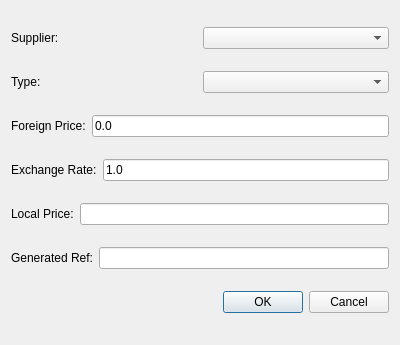
<?xml version="1.0" encoding="UTF-8"?>
<ui version="4.0">
 <class>StockActionDialog</class>
 <widget class="QDialog" name="StockActionDialog">
  <property name="geometry">
   <rect>
    <x>0</x>
    <y>0</y>
    <width>400</width>
    <height>345</height>
   </rect>
  </property>
  <property name="windowTitle">
   <string>Add Stock</string>
  </property>
  <layout class="QVBoxLayout" name="verticalLayout">
   <item>
    <layout class="QHBoxLayout" name="horizontalLayout">
     <item>
      <widget class="QLabel" name="label">
       <property name="text">
        <string>Supplier:</string>
       </property>
      </widget>
     </item>
     <item>
      <widget class="QComboBox" name="comboSupplier">
       <property name="editable">
        <bool>false</bool>
       </property>
       <property name="insertPolicy">
        <enum>QComboBox::InsertAlphabetically</enum>
       </property>
      </widget>
     </item>
    </layout>
   </item>
   <item>
    <layout class="QHBoxLayout" name="horizontalLayout_2">
     <item>
      <widget class="QLabel" name="label_2">
       <property name="text">
        <string>Type:</string>
       </property>
      </widget>
     </item>
     <item>
      <widget class="QComboBox" name="comboType"/>
     </item>
    </layout>
   </item>
   <item>
    <layout class="QHBoxLayout" name="horizontalLayout_3">
     <item>
      <widget class="QLabel" name="label_3">
       <property name="text">
        <string>Foreign Price:</string>
       </property>
      </widget>
     </item>
     <item>
      <widget class="QLineEdit" name="txtForeignPrice">
       <property name="text">
        <string>0.0</string>
       </property>
      </widget>
     </item>
    </layout>
   </item>
   <item>
    <layout class="QHBoxLayout" name="horizontalLayout_4">
     <item>
      <widget class="QLabel" name="label_4">
       <property name="text">
        <string>Exchange Rate:</string>
       </property>
      </widget>
     </item>
     <item>
      <widget class="QLineEdit" name="txtExchangeRate">
       <property name="text">
        <string>1.0</string>
       </property>
      </widget>
     </item>
    </layout>
   </item>
   <item>
    <layout class="QHBoxLayout" name="horizontalLayout_7">
     <item>
      <widget class="QLabel" name="label_7">
       <property name="text">
        <string>Local Price:</string>
       </property>
      </widget>
     </item>
     <item>
      <widget class="QLineEdit" name="txtLocalPrice">
       <property name="readOnly">
        <bool>true</bool>
       </property>
      </widget>
     </item>
    </layout>
   </item>
   <item>
    <layout class="QHBoxLayout" name="horizontalLayout_6">
     <item>
      <widget class="QLabel" name="label_6">
       <property name="text">
        <string>Generated Ref:</string>
       </property>
      </widget>
     </item>
     <item>
      <widget class="QLineEdit" name="txtGenRef">
       <property name="readOnly">
        <bool>true</bool>
       </property>
      </widget>
     </item>
    </layout>
   </item>
   <item>
    <widget class="QDialogButtonBox" name="buttonBox">
     <property name="orientation">
      <enum>Qt::Horizontal</enum>
     </property>
     <property name="standardButtons">
      <set>QDialogButtonBox::Cancel|QDialogButtonBox::Ok</set>
     </property>
    </widget>
   </item>
  </layout>
 </widget>
 <resources/>
 <connections>
  <connection>
   <sender>buttonBox</sender>
   <signal>accepted()</signal>
   <receiver>StockActionDialog</receiver>
   <slot>accept()</slot>
   <hints>
    <hint type="sourcelabel">
     <x>248</x>
     <y>254</y>
    </hint>
    <hint type="destinationlabel">
     <x>157</x>
     <y>274</y>
    </hint>
   </hints>
  </connection>
  <connection>
   <sender>buttonBox</sender>
   <signal>rejected()</signal>
   <receiver>StockActionDialog</receiver>
   <slot>reject()</slot>
   <hints>
    <hint type="sourcelabel">
     <x>316</x>
     <y>260</y>
    </hint>
    <hint type="destinationlabel">
     <x>286</x>
     <y>274</y>
    </hint>
   </hints>
  </connection>
 </connections>
</ui>
